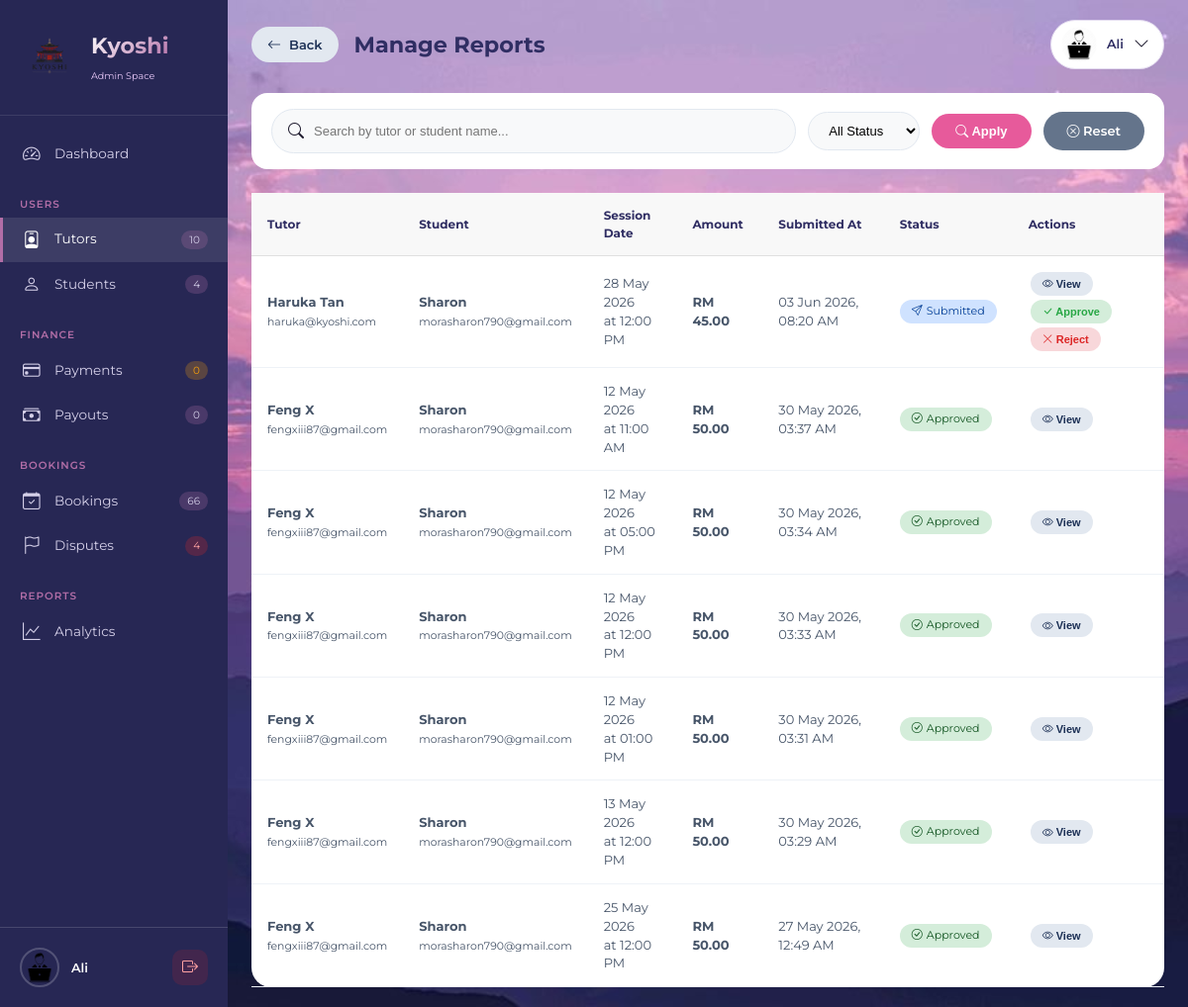
/php/admin_session_reports.php (signed in), run on an earlier commit of the app's database.
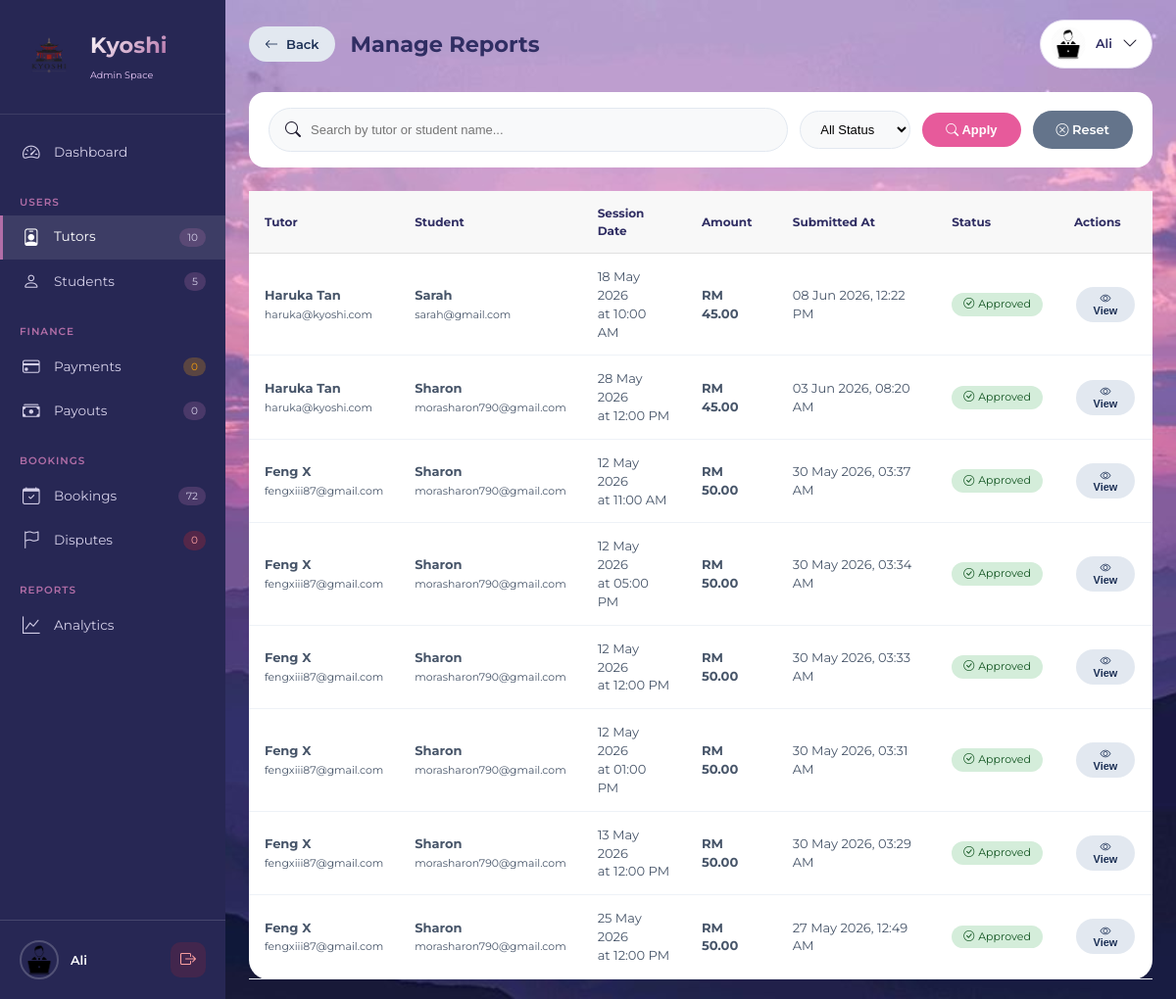
And on a later commit of the database.
### tables this page shows
CREATE TABLE `session_reports` (
  `id` int(11) NOT NULL,
  `booking_id` int(11) NOT NULL,
  `tutor_id` int(11) NOT NULL,
  `student_id` int(11) NOT NULL,
  `session_date` date NOT NULL,
  `session_time` time NOT NULL,
  `lesson_summary` text NOT NULL,
  `student_progress` varchar(255) DEFAULT NULL,
  `topics_covered` text DEFAULT NULL,
  `homework_given` text DEFAULT NULL,
  `tutor_notes` text DEFAULT NULL,
  `student_feedback` text DEFAULT NULL,
  `materials_used` text DEFAULT NULL,
  `next_session_focus` text DEFAULT NULL,
  `attendance_status` enum('attended','late','absent') DEFAULT 'attended',
  `report_status` enum('draft','submitted','approved','rejected') DEFAULT 'draft',
  `admin_notes` text DEFAULT NULL,
  `created_at` datetime DEFAULT current_timestamp(),
  `updated_at` datetime DEFAULT current_timestamp() ON UPDATE current_timestamp(),
  `submitted_at` datetime DEFAULT NULL
);

CREATE TABLE `users` (
  `id` int(11) NOT NULL,
  `fullname` varchar(100) NOT NULL,
  `email` varchar(100) NOT NULL,
  `password` varchar(255) NOT NULL,
  `phone` varchar(30) DEFAULT NULL,
  `role` enum('student','tutor','admin') NOT NULL,
  `profile_pic` varchar(255) DEFAULT NULL,
  `created_at` timestamp NOT NULL DEFAULT current_timestamp(),
  `status` varchar(20) DEFAULT 'approved',
  `verification_token` varchar(255) DEFAULT NULL,
  `is_verified` tinyint(1) DEFAULT 0,
  `google_calendar_connected` tinyint(1) DEFAULT 0,
  `google_calendar_asked` tinyint(1) DEFAULT 0,
  `deactivated_at` datetime DEFAULT NULL,
  `deactivation_reason` text DEFAULT NULL,
  `first_promo_applied` tinyint(4) DEFAULT 0,
  `is_first_purchase` tinyint(4) DEFAULT 1,
  `promo_code_used` varchar(50) DEFAULT NULL
);

CREATE TABLE `bookings` (
  `id` int(11) NOT NULL,
  `student_id` int(11) NOT NULL,
  `tutor_id` int(11) NOT NULL,
  `language` varchar(50) NOT NULL,
  `learning_mode` enum('online','face_to_face') NOT NULL,
  `booking_date` date NOT NULL,
  `booking_time` time NOT NULL,
  `total_amount` decimal(10,2) DEFAULT 0.00,
  `status` enum('pending','accepted','confirmed','rescheduled','completed','cancelled','disputed') DEFAULT 'pending',
  `completed_at` datetime DEFAULT NULL,
  `auto_completed` tinyint(1) DEFAULT 0,
  `cancelled_by` enum('student','tutor','admin') DEFAULT NULL,
  `cancel_reason` text DEFAULT NULL,
  `meeting_location` varchar(255) DEFAULT NULL,
  `created_at` timestamp NOT NULL DEFAULT current_timestamp(),
  `notes` text DEFAULT NULL,
  `focus` varchar(255) DEFAULT NULL,
  `meeting_link` varchar(500) DEFAULT NULL,
  `link_provided_at` datetime DEFAULT NULL,
  `link_reminder_sent` tinyint(1) DEFAULT 0,
  `proficiency_level` varchar(20) DEFAULT 'beginner',
  `reminder_sent` tinyint(4) DEFAULT 0
);

### php/admin_session_reports.php (the view, shortened to what the changed rows need)
<?php
include 'send_session_report_email.php';
$reports_sql = "
    SELECT sr.*,
           t.fullname as tutor_name,
           t.email as tutor_email,
           s.fullname as student_name,
           s.email as student_email,
           b.total_amount,
           b.booking_date,
           b.booking_time,
           b.status as booking_status
    FROM session_reports sr
    JOIN users t ON sr.tutor_id = t.id
    JOIN users s ON sr.student_id = s.id
    LEFT JOIN bookings b ON sr.booking_id = b.id
    WHERE 1=1
";
$reports_sql .= " ORDER BY sr.submitted_at DESC";
$reports = $conn->query($reports_sql);
$totalStudents = $conn->query("SELECT COUNT(*) as count FROM users WHERE role = 'student'")->fetch_assoc()['count'];
$totalBookings = $conn->query("SELECT COUNT(*) as count FROM bookings")->fetch_assoc()['count'];
$pendingDisputes = $conn->query("SELECT COUNT(*) as count FROM disputes WHERE status = 'pending'")->fetch_assoc()['count'];
function e($value) {
    return htmlspecialchars($value ?? '', ENT_QUOTES, 'UTF-8');
}
function getStatusBadge($status) {
    switch ($status) {
        case 'approved':
            return '<span class="badge-approved"><i class="bi bi-check-circle"></i> Approved</span>';
        case 'submitted':
            return '<span class="badge-submitted"><i class="bi bi-send"></i> Submitted</span>';
    }
}
?>
<!DOCTYPE html>
<html lang="en">
<head>
    <link rel="stylesheet" href="../css/astyle.css">
    <link rel="stylesheet" href="https://cdn.jsdelivr.net/npm/bootstrap-icons@1.13.1/font/bootstrap-icons.min.css">
</head>
<body>
<aside class="sidebar" id="sidebar">
    <div class="sidebar-header">
        <div class="brand-wrapper">
            <div class="brand-title">
                <h1>Kyoshi</h1>
            </div>
        </div>
    </div>
    <nav class="nav-menu">
        <div class="nav-section">
            <a href="admin_student_actions.php" class="nav-item">
                <i class="bi bi-person"></i><span>Students</span>
                <span class="nav-badge"><?= $totalStudents ?></span>
            </a>
        </div>
        <div class="nav-section">
            <a href="admin_bookings.php" class="nav-item">
                <i class="bi bi-calendar-check"></i><span>Bookings</span>
                <span class="nav-badge"><?= $totalBookings ?></span>
            </a>
            <a href="admin_disputes.php" class="nav-item">
                <i class="bi bi-flag"></i><span>Disputes</span>
                <span class="nav-badge dispute"><?= $pendingDisputes ?></span>
            </a>
        </div>
    </nav>
</aside>
<div class="main-content" id="mainContent">
  <div class="top-bar">
    <div class="page-title">
        <div class="title-with-back">
            <h1>Manage Reports</h1>
        </div>
    </div>
</div>
    <div class="reports-container">
        <?php if (!$reports || $reports->num_rows == 0): ?>
            <div class="empty-state">
                <i class="bi bi-file-text"></i>
                <p>No session reports found.</p>
            </div>
        <?php else: ?>
            <table class="reports-table">
                <thead>
                    <tr>
                        <th>Tutor</th>
                        <th>Student</th>
                        <th>Session Date</th>
                        <th>Amount</th>
                        <th>Submitted At</th>
                        <th>Status</th>
                        <th>Actions</th>
                    </tr>
                </thead>
                <tbody>
                    <?php while ($report = $reports->fetch_assoc()): ?>
                    <tr>
                        <td>
                            <strong><?= e($report['tutor_name']) ?></strong><br>
                            <small><?= e($report['tutor_email']) ?></small>
                        </td>
                        <td>
                            <strong><?= e($report['student_name']) ?></strong><br>
                            <small><?= e($report['student_email']) ?></small>
                        </td>
                        <td><?= date('d M Y', strtotime($report['session_date'])) ?> <br> at <?= date('h:i A', strtotime($report['session_time'])) ?></td>
                        <td><strong> RM <?= number_format($report['total_amount'] ?? 0, 2) ?></strong></td>
                        <td><?= date('d M Y, h:i A', strtotime($report['submitted_at'])) ?></td>
                        <td><?= getStatusBadge($report['report_status']) ?></td>
                        <td>
                            <button class="btn-view" onclick="viewReport(<?= $report['id'] ?>)">
                                <i class="bi bi-eye"></i> View
                            </button>
                            <?php if ($report['report_status'] == 'submitted'): ?>
                                <button class="btn-approve" onclick="verifyReport(<?= $report['id'] ?>, 'approve')">
                                    <i class="bi bi-check-lg"></i> Approve
                                </button>
                                <button class="btn-reject" onclick="verifyReport(<?= $report['id'] ?>, 'reject')">
                                    <i class="bi bi-x-lg"></i> Reject
                                </button>
                            <?php endif; ?>
                        </td>
                    </tr>
                    <?php endwhile; ?>
                </tbody>
            </table>
        <?php endif; ?>
    </div>
</div>
</body>
</html>

What changed in the data, as far as the page shows it:
added session_reports: tutor.fullname "Haruka Tan", tutor.email "haruka@kyoshi.com", student.fullname "Sarah", student.email "sarah@gmail.com", session_date "18 May 2026", session_time "10:00 AM", booking.total_amount "45.00", submitted_at "08 Jun 2026, 12:22 PM", report_status "approved" (drawn)
changed session_reports "28 May 2026": report_status "Submitted Approve Reject" → "Approved"
Also different on the page:
$totalStudents: "4" → "5"
$totalBookings: "66" → "72"
$pendingDisputes: "4" → "0"
